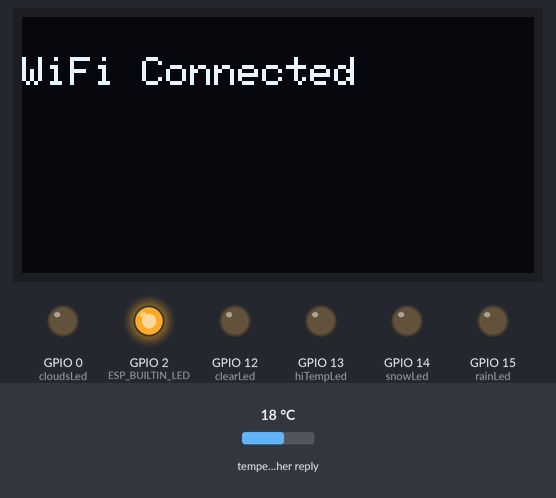
The sketch below on a simulated ESP8266 (NodeMCU). On the bench: 128×64 one-colour display, output pins drawn as LEDs (lit = HIGH). Inputs (shaded band) come from the test bench; at power-on: temperature in the weather reply 18 °C. WiFi joins after 1.5 s; servers stay silent unless stated; web services answer with replies made up by the test bench; what the sketch prints to the serial monitor is not drawn.

Above: at 3.6 s.
At 5.8 s:
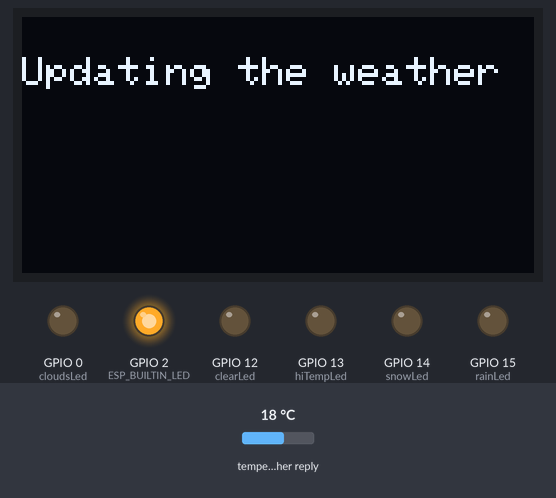
At 55.7 s:
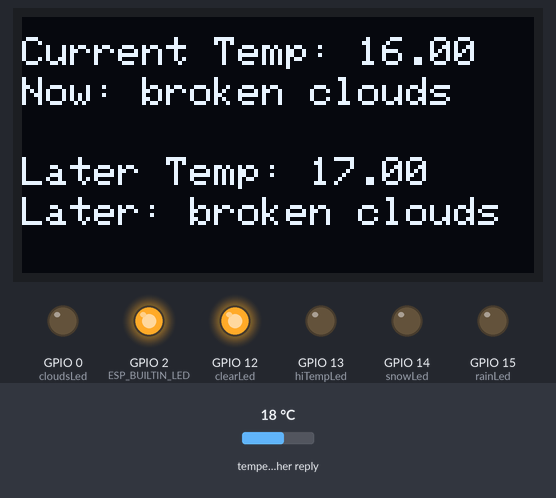
Timing chart, 0 to 57.2 s (numbered marks = the images above):
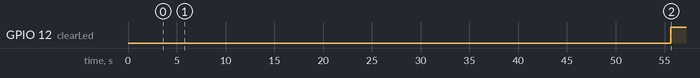

Measured:
- by itself, GPIO 12 (clearLed): LOW → HIGH at 55.6 s
- what the display in image 0 shows lasts 2.2 s, from 3.6 s to 5.8 s
- what the display in image 1 shows lasts 49.8 s, from 5.8 s to 55.6 s

The sketch:

Weather_station.ino
```cpp
#include <ESP8266WiFi.h>
#include <ESP8266mDNS.h>
#include <WiFiUdp.h>
#include <ArduinoOTA.h>
#include <Arduino_JSON.h>
#include <ArduinoJson.h>
#include <SPI.h>
#include <Wire.h>
#include <Adafruit_GFX.h>
#include <Adafruit_SSD1306.h>

// WiFi credential
const char* ssid = "Paolino WiFi";
const char* pass = "Hekebico348dvk";

WiFiClient client;

// LED status
const int ESP_BUILTIN_LED = 2;

// Open Weather Map API server name
const char server[] = "api.openweathermap.org";

// Replace the next line to match your city and 2 letter country code
String nameOfCity = "Nuremberg,DE";
// How your nameOfCity variable would look like for Lagos on Nigeria
//String nameOfCity = "Lagos,NG";

// Replace the next line with your API Key
String apiKey = "4bb5c25772bcf79ccf2f76bd6e474241";

String text;

int jsonend = 0;
boolean startJson = false;
int status = WL_IDLE_STATUS;

int rainLed = 15;  // Indicates rain D8
int clearLed = 12; // Indicates clear sky or sunny D6
int snowLed = 14;  // Indicates snow D5
int hiTempLed = 13;  // Indicates red alert D7
int cloudsLed = 0;  // Indicates clouds D3

#define JSON_BUFF_DIMENSION 2500

unsigned long lastConnectionTime = 10 * 60 * 1000;  // last time you connected to the server, in milliseconds
const unsigned long postInterval = 20 * 60 * 1000;  // posting interval of 20 minutes  (20L * 1000L)

// display section
#define SCREEN_WIDTH 128 // OLED display width, in pixels
#define SCREEN_HEIGHT 64 // OLED display height, in pixels

// Declaration for an SSD1306 display connected to I2C (SDA, SCL pins)
Adafruit_SSD1306 display(SCREEN_WIDTH, SCREEN_HEIGHT, &Wire, -1);


void setup()
{
  Serial.begin(115200);
  // weather part
  pinMode(clearLed, OUTPUT);
  pinMode(rainLed, OUTPUT);
  pinMode(snowLed, OUTPUT);
  pinMode(hiTempLed, OUTPUT);
  pinMode(cloudsLed, OUTPUT);
  //pinMode(cloudsLed, OUTPUT);

  // LED setup
  digitalWrite(hiTempLed, LOW);
  digitalWrite(rainLed, LOW);
  digitalWrite(snowLed, LOW);
  digitalWrite(clearLed, LOW);
  digitalWrite(cloudsLed, LOW);

  // Built-in LED is inverted. HIGH means OFF
  digitalWrite(ESP_BUILTIN_LED, HIGH);

  // display setup
  if(!display.begin(SSD1306_SWITCHCAPVCC, 0x3C)) { // Address 0x3D for 128x64
    Serial.println(F("SSD1306 allocation failed"));
    for(;;);
  }
  display.setTextSize(1);
  display.setTextColor(WHITE);
  display.setCursor(0, 10);

  delay(2000);
  display.clearDisplay();

  Serial.println("Booting");
  WiFi.mode(WIFI_STA);
  WiFi.begin(ssid, pass);
  Serial.println("connecting");
  while (WiFi.waitForConnectResult() != WL_CONNECTED)
  {
    Serial.println("Connection Failed! Rebooting...");
    delay(5000);
    ESP.restart();
  }
  Serial.println("WiFi Connected");
  display.println("WiFi Connected");
  display.display();
  //printWiFiStatus();

  // Port defaults to 8266
  // ArduinoOTA.setPort(8266);

  // Hostname defaults to esp8266-[ChipID]
  // ArduinoOTA.setHostname("myesp8266");

  // No authentication by default
  // ArduinoOTA.setPassword((const char *)"123");

  ArduinoOTA.onStart([]()
  {
    Serial.println("Start");
  });
  ArduinoOTA.onEnd([]()
  {
    Serial.println("\nEnd");
  });
  ArduinoOTA.onProgress([](unsigned int progress, unsigned int total)
  {
    Serial.printf("Progress: %u%%\r", (progress / (total / 100)));
  });
  ArduinoOTA.onError([](ota_error_t error)
  {
    Serial.printf("Error[%u]: ", error);
    if (error == OTA_AUTH_ERROR) Serial.println("Auth Failed");
    else if (error == OTA_BEGIN_ERROR) Serial.println("Begin Failed");
    else if (error == OTA_CONNECT_ERROR) Serial.println("Connect Failed");
    else if (error == OTA_RECEIVE_ERROR) Serial.println("Receive Failed");
    else if (error == OTA_END_ERROR) Serial.println("End Failed");
  });
  ArduinoOTA.begin();
  //Serial.println("Ready");
  //Serial.print("IP address: ");
  //Serial.println(WiFi.localIP());
  pinMode(ESP_BUILTIN_LED, OUTPUT);

  text.reserve(JSON_BUFF_DIMENSION);

}

void loop() {
  unsigned long temp;
  ArduinoOTA.handle();
  delay(2000);

  if (millis() - lastConnectionTime > postInterval) {
    // note the time that the connection was made:
    lastConnectionTime = millis();
    makehttpRequest();
  }
}


// print Wifi status
void printWiFiStatus() {
  // print the SSID of the network you're attached to:
  Serial.print("SSID: ");
  Serial.println(WiFi.SSID());

  // print your WiFi shield's IP address:
  IPAddress ip = WiFi.localIP();
  Serial.print("IP Address: ");
  Serial.println(ip);

  // print the received signal strength:
  long rssi = WiFi.RSSI();
  Serial.print("signal strength (RSSI):");
  Serial.print(rssi);
  Serial.println(" dBm");
}

// to request data from OWM
void makehttpRequest() {
  // close any connection before send a new request to allow client make connection to server
  client.stop();
  display.clearDisplay();
  display.setTextSize(1);
  display.setTextColor(WHITE);
  display.setCursor(0, 10);
  // if there's a successful connection:
  if (client.connect(server, 80)) {
    Serial.println("Sending the request");
    display.println("Updating the weather");
    display.display();
    // send the HTTP PUT request:
    client.println("GET /data/2.5/forecast?q=" + nameOfCity + "&APPID=" + apiKey + "&mode=json&units=metric&cnt=2 HTTP/1.1");
    client.println("Host: api.openweathermap.org");
    client.println("User-Agent: ArduinoWiFi/1.1");
    client.println("Connection: close");
    client.println();

    unsigned long timeout = millis();
    while (client.available() == 0) {
      if (millis() - timeout > 5000) {
        Serial.println(">>> Client Timeout !");
        client.stop();
        return;
      }
    }

    char c = 0;
    while (client.available()) {
      c = client.read();
      // since json contains equal number of open and close curly brackets, this means we can determine when a json is completely received  by counting
      // the open and close occurences,
      if (c == '{') {
        startJson = true;         // set startJson true to indicate json message has started
        jsonend++;
      }
      if (c == '}') {
        jsonend--;
      }
      if (startJson == true) {
        text += c;
      }
      //Serial.print("\n");
      //Serial.print("jsonend = ");
      //Serial.println(jsonend);
      //Serial.print("startJson = ");
      //Serial.println(startJson);
      //Serial.print("client.available = ");
      delay(50);
      //Serial.println(client.available());
      //Serial.print(text);
      // if jsonend = 0 then we have have received equal number of curly braces
      if (jsonend == 0 && startJson == true) {
        //Serial.println("into the if");
        parseJson(text.c_str());  // parse c string text in parseJson function
        text = "";                // clear text string for the next time
        startJson = false;        // set startJson to false to indicate that a new message has not yet started
      }
    }
  }
  else {
    // if no connction was made:
    Serial.println("connection failed");
    return;
  }
}

//to parse json data recieved from OWM
void parseJson(const char * jsonString) {
  //StaticJsonBuffer<4000> jsonBuffer;
  //const size_t bufferSize = 2*JSON_ARRAY_SIZE(1) + JSON_ARRAY_SIZE(2) + 4*JSON_OBJECT_SIZE(1) + 3*JSON_OBJECT_SIZE(2) + 3*JSON_OBJECT_SIZE(4) + JSON_OBJECT_SIZE(5) + 2*JSON_OBJECT_SIZE(7) + 2*JSON_OBJECT_SIZE(8) + 720;
  //DynamicJsonBuffer jsonBuffer(bufferSize);
  //Serial.println("into parseJson 1");

  DynamicJsonDocument doc(4096);

  // FIND FIELDS IN JSON TREE
  DeserializationError error = deserializeJson(doc, jsonString);
  if (error) {
      Serial.print(F("deserializeJson() failed with code "));
      Serial.println(error.c_str());
      return;
  }

  serializeJson(doc, Serial);

  JsonArray list = doc["list"];
  JsonObject nowT = list[0];
  JsonObject later = list[1];

  //Serial.println("into parseJson 2");

  // including temperature and humidity for those who may wish to hack it in

  display.clearDisplay();
  display.setTextSize(1);
  display.setTextColor(WHITE);
  display.setCursor(0, 5);

  String city = doc["city"]["name"];
  Serial.print("\n");
  Serial.println(city);

  float tempNow = nowT["main"]["temp"];
  float humidityNow = nowT["main"]["humidity"];
  String weatherNow = nowT["weather"][0]["description"];
  //Serial.println(tempNow);
  //Serial.println(humidityNow);
  //Serial.println(weatherNow);
  display.print("Current Temp: ");
  display.print(tempNow);
  //display.print("°C");

  display.setCursor(0, 15);
  display.print("Now: ");
  display.print(weatherNow);


  float tempLater = later["main"]["temp"];
  float humidityLater = later["main"]["humidity"];
  String weatherLater = later["weather"][0]["description"];
  //Serial.println(tempLater);
  //Serial.println(humidityLater);
  Serial.println(weatherLater);

  display.setCursor(0, 35);

  display.print("Later Temp: ");
  display.print(tempLater);
  //display.print("°C");

  display.setCursor(0, 45);
  display.print("Later: ");
  display.print(weatherLater);

  display.display();

  //for debug
  //weatherLater = "rain";

  // checking for four main weather possibilities
  weatherLed(weatherNow, weatherLater, "clear");
  weatherLed(weatherNow, weatherLater, "rain");
  weatherLed(weatherNow, weatherLater, "snow");
  //weatherLed(weatherNow, weatherLater, "hail");
  weatherLed(weatherNow, weatherLater, "cloud");

  //for debug
  //tempLater = 29;
  temperatureLed(tempNow, tempLater);

}

void temperatureLed(float Tnow, float Tlater) {
  if ((Tnow > 29) || (Tnow < 1))
    digitalWrite(hiTempLed,HIGH);
  else
    digitalWrite(hiTempLed,LOW);

  Serial.print("Tnow = ");
  Serial.print(Tnow);

}


// switch ON the weather led
void weatherLed(String nowT, String later, String weatherType) {
  int indexNow = nowT.indexOf(weatherType);
  int indexLater = later.indexOf(weatherType);
  int brokenclouds = later.indexOf("broken");
  int scatteredclouds = later.indexOf("scattered");

  // if weather type = rain, if the current weather does not contain the weather type and the later message does, send notification
  if (weatherType == "rain") {
    if (indexLater != -1) {
      digitalWrite(rainLed,HIGH);
      digitalWrite(clearLed,LOW);
      digitalWrite(snowLed,LOW);
      digitalWrite(hiTempLed,LOW);
      digitalWrite(cloudsLed,LOW);
      Serial.println("Oh no! It is going to " + weatherType + " later! Predicted " + later);
    }
  }
  // for snow
  else if (weatherType == "snow") {
    if (indexLater != -1) {
      digitalWrite(snowLed,HIGH);
      digitalWrite(clearLed,LOW);
      digitalWrite(rainLed,LOW);
      digitalWrite(hiTempLed,LOW);
      digitalWrite(cloudsLed,LOW);
      Serial.println("Oh no! It is going to " + weatherType + " later! Predicted " + later);
    }
  }
  else if (weatherType == "hail") {
    if (indexLater != -1) {
      digitalWrite(hiTempLed,HIGH);
      digitalWrite(clearLed,LOW);
      digitalWrite(rainLed,LOW);
      digitalWrite(snowLed,LOW);
      digitalWrite(cloudsLed,LOW);
      Serial.println("Oh no! It is going to " + weatherType + " later! Predicted " + later);
    }
  }
  else if (weatherType == "clear") {
    if (indexLater != -1) {
      digitalWrite(hiTempLed,LOW);
      digitalWrite(clearLed,HIGH);
      digitalWrite(rainLed,LOW);
      digitalWrite(snowLed,LOW);
      digitalWrite(cloudsLed,LOW);
      Serial.println("Oh no! It is going to " + weatherType + " later! Predicted " + later);
    }
  }
  else if (weatherType == "cloud") {
    // I want broken/scattered clouds to show green and not yellow
    if ((brokenclouds != -1) || (scatteredclouds != -1)) {
      digitalWrite(hiTempLed,LOW);
      digitalWrite(clearLed,HIGH);
      digitalWrite(rainLed,LOW);
      digitalWrite(snowLed,LOW);
      digitalWrite(cloudsLed,LOW);
      Serial.println("Oh no! It is going to " + weatherType + " later! Predicted " + later);
    }
    else if (indexLater != -1) {
      digitalWrite(hiTempLed,LOW);
      digitalWrite(clearLed,LOW);
      digitalWrite(rainLed,LOW);
      digitalWrite(snowLed,LOW);
      digitalWrite(cloudsLed,HIGH);
      Serial.println("Oh no! It is going to " + weatherType + " later! Predicted " + later);
    }
  }
  // for clear sky, if the current weather does not contain the word clear and the later message does, send notification that it will be sunny later
  //else {
  //  if (indexNow == -1 && indexLater != -1) {
  //    Serial.println("It is going to be sunny later! Predicted " + later);
  //    digitalWrite(clearLed,HIGH);
  //    digitalWrite(rainLed,LOW);
  //    digitalWrite(snowLed,LOW);
  //    digitalWrite(hiTempLed,LOW);
  //  }
}
```
